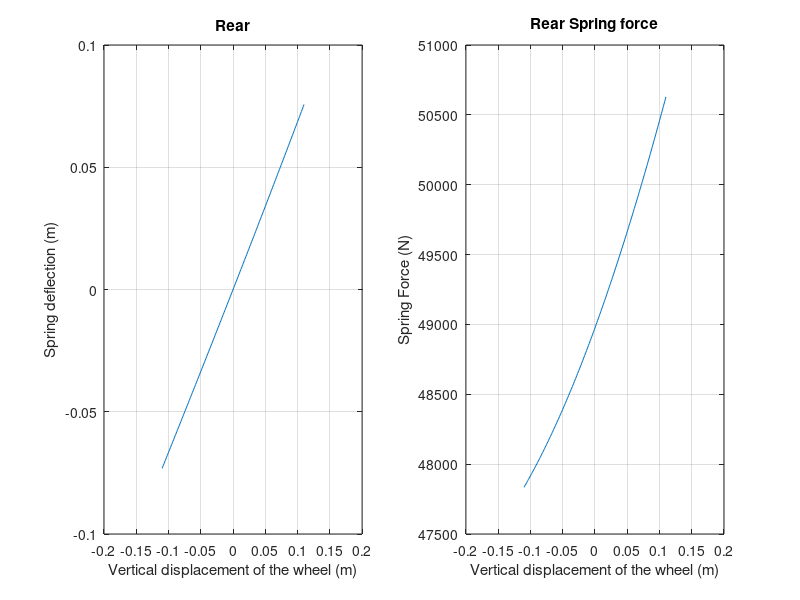
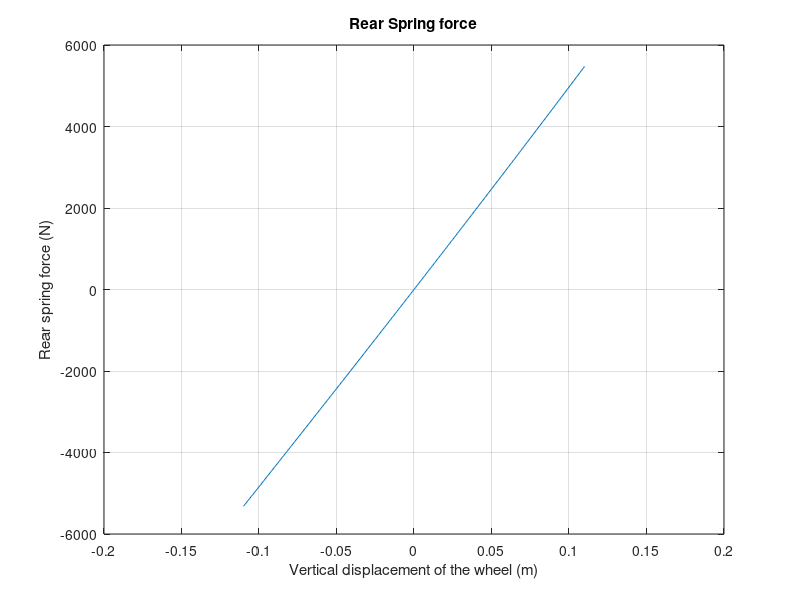
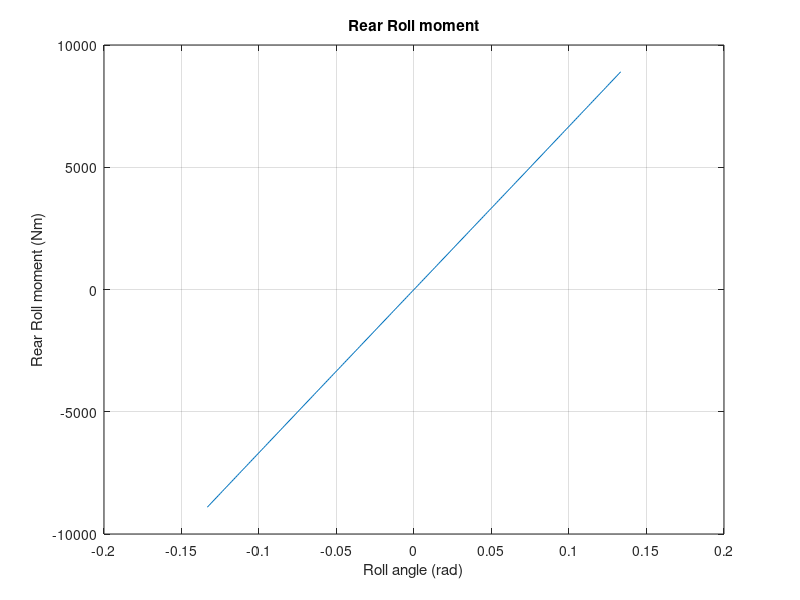
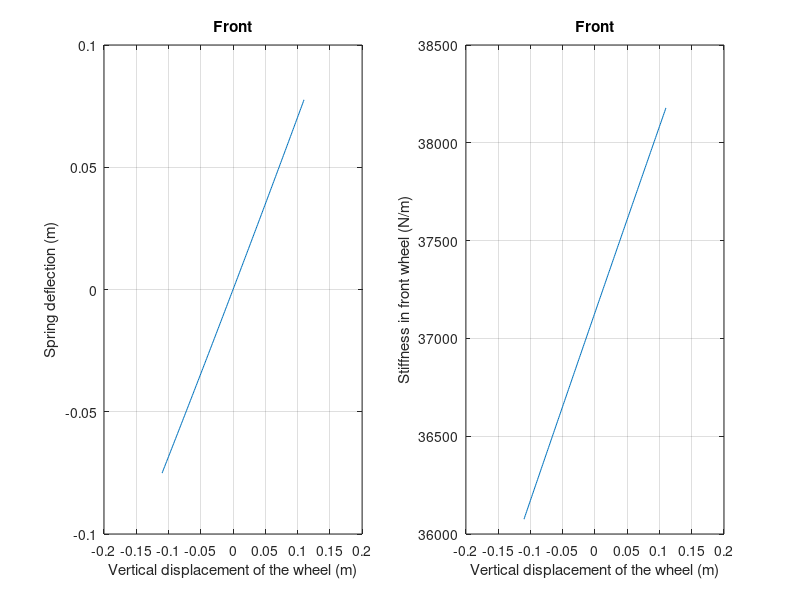

Here is the MATLAB script that generated these plots, in order:
clear
clc

step = 0.001;
Z = -0.11:step:0.11;
i_z_0 = 1/step*(0 + 0.11) + 1; % indez for which Z=0
tw_F = 1.685;
tw_R = 1.65;

%% Rear wheel
Kwheel_r = 349000;
Kr_spring = 84.4e3; % N/m. 
Rear_spr_vs_z = Z.*(67.5+Z.*(10.2+Z.*(11.6)))/100;%m
Rear_deriv_spr_vs_z = (Z.*((58*Z)/5 + 51/5))/100 + (Z.*((116*Z)/5 + 51/5))/100 + 27/40;
Kr_w_spring = Kr_spring*Rear_deriv_spr_vs_z; %% Spring stiffness as a function of Z

Kr_w = 1./(1./Kr_w_spring + 1./Kwheel_r);
% Kr_w = Kr_w_spring;

figure(7)
clf
plot(Z, Kr_w_spring)
hold
plot(Z, Kr_w)
legend('Kr_w spring','Kr_w')

Kr_w_0 = Kr_w(i_z_0);

Fr_w_pos = [0];
for i=i_z_0:1:(length(Z) - 1)
    int = Kr_w(i)*(Z(i+1) - Z(i));
    Fr_w_pos = [Fr_w_pos (Fr_w_pos(length(Fr_w_pos)) + int)];
end
Z_pos = Z(i_z_0:(length(Z)));

Fr_w_neg = [zeros(1, i_z_0)];
Fr_w_prev = 0;
Z_neg = Z(1:i_z_0);
for i=(i_z_0-1):-1:1
    int = Kr_w(i)*(Z(i) - Z(i+1));
    Fr_w_neg(i) = Fr_w_prev + int;
%     Fr_w_neg = [Fr_w_neg (Fr_w_neg(length(Fr_w_neg)) + int)];
    Fr_w_prev = Fr_w_neg(i);
end
Z_neg = Z_neg(1:(length(Z_neg) - 1));
Fr_w_neg = Fr_w_neg(1:(length(Fr_w_neg) - 1));

Fr_w = [Fr_w_neg Fr_w_pos];

theta_r = 2/tw_R*Z;
Mr = 0*ones(1, length(Z));

for i = 1:1:length(Fr_w_neg)
    Mr(i_z_0 + i) = (Fr_w(i_z_0 + i) - Fr_w(i_z_0 - i))*tw_R/2;
    Mr(i_z_0 - i) = -(Fr_w(i_z_0 + i) - Fr_w(i_z_0 - i))*tw_R/2;

end



figure(1)
clf
subplot(1,2,1)
plot(Z, Rear_spr_vs_z)
% plot(Z, spr_vs_z)
title('Rear')
ylabel('Spring deflection (m)')
xlabel('Vertical displacement of the wheel (m)')
grid on

subplot(1,2,2)
plot(Z, Kr_w)
title('Rear Spring force')
% plot(Z, spr_vs_z)
ylabel('Spring Force (N)')
xlabel('Vertical displacement of the wheel (m)')
grid on

figure(2)
clf
plot(Z, Fr_w)
title('Rear Spring force')
ylabel('Rear spring force (N)')
xlabel('Vertical displacement of the wheel (m)')
grid on

figure(3)
clf
% theta_r(i_z_0+1:length(theta_r)
plot(theta_r, Mr)
title('Rear Roll moment')
ylabel('Rear Roll moment (Nm)')
xlabel('Roll angle (rad)')
grid on

% figure(2)
% clf
% plot(Z_pos, Fr_w_pos)
% title('Rear positive')
% ylabel('Spring deflection (m)')
% xlabel('Vertical displacement of the wheel (m)')
% grid on
% 
% figure(3)
% clf
% plot(Z_neg, Fr_w_neg)
% title('Rear negative')
% ylabel('Spring deflection (m)')
% xlabel('Vertical displacement of the wheel (m)')
% grid on

%% Front wheel

Kwheel_f = 263000;
Kf_spring = 62.3e3; % N/m. 
Front_spr_vs_z = Z.*(6.94+1.04*Z)/10;%m
Front_deriv_spr_vs_z = (26*Z)/125 + 347/500;
Kf_w_spring = Kf_spring*Front_deriv_spr_vs_z; %% Spring stiffness as a function of Z


Kf_w = 1./(1./Kf_w_spring + 1./Kwheel_f); %% Adding tire stiffness
% Kf_w = Kf_w_spring;

Kf_w_0 = Kf_w(i_z_0);


Ff_w_pos = [0];
for i=i_z_0:1:(length(Z) - 1)
    int = Kf_w(i)*(Z(i+1) - Z(i));
    Ff_w_pos = [Ff_w_pos (Ff_w_pos(length(Ff_w_pos)) + int)];
end
Z_pos = Z(i_z_0:(length(Z)));

Ff_w_neg = [zeros(1, i_z_0)];
Ff_w_prev = 0;
Z_neg = Z(1:i_z_0);
for i=(i_z_0-1):-1:1
    int = Kf_w(i)*(Z(i) - Z(i+1));
    Ff_w_neg(i) = Ff_w_prev + int;
%     Fr_w_neg = [Fr_w_neg (Fr_w_neg(length(Fr_w_neg)) + int)];
    Ff_w_prev = Ff_w_neg(i);
end
Z_neg = Z_neg(1:(length(Z_neg) - 1));
Ff_w_neg = Ff_w_neg(1:(length(Ff_w_neg) - 1));

Ff_w = [Ff_w_neg Ff_w_pos];

theta_f = 2/tw_F*Z;
Mf = 0*ones(1, length(Z));

for i = 1:1:length(Ff_w_neg)
    Mf(i_z_0 + i) = (Ff_w(i_z_0 + i) - Ff_w(i_z_0 - i))*tw_F/2;
    Mf(i_z_0 - i) = -(Ff_w(i_z_0 + i) - Ff_w(i_z_0 - i))*tw_F/2;

end

figure(4)
clf
subplot(1,2,1)
plot(Z, Front_spr_vs_z)
title('Front')
ylabel('Spring deflection (m)')
xlabel('Vertical displacement of the wheel (m)')
grid on

subplot(1,2,2)
plot(Z, Kf_w)
title('Front')
ylabel('Stiffness in front wheel (N/m)')
xlabel('Vertical displacement of the wheel (m)')
grid on

figure(5)
clf
plot(Z, Ff_w)
title('Front Spring force')
ylabel('Front spring force (N)')
xlabel('Vertical displacement of the wheel (m)')
grid on

figure(6)
clf
% theta_r(i_z_0+1:length(theta_r)
plot(theta_f, Mf)
title('Front Roll moment')
ylabel('Front Roll moment (Nm)')
xlabel('Roll angle (rad)')
grid on

%% Roll stiffness for Z=0
w_front = 1.685;
w_rear = 1.65;

Kq_front = w_front^2/2 * Kf_w_0;
Kq_rear = w_rear^2/2 * Kr_w_0;
Kq = Kq_front + Kq_rear;

Z_spring = Z;
Ff_spring = Ff_w;
Fr_spring = Fr_w;

%% save
theta_r_stiff = theta_r;
theta_f_stiff = theta_f;
Mr_stiff = Mr;
Mf_stiff = Mf;

save roll_stiffness_with_tire theta_r_stiff Mr_stiff theta_f_stiff Mf_stiff

